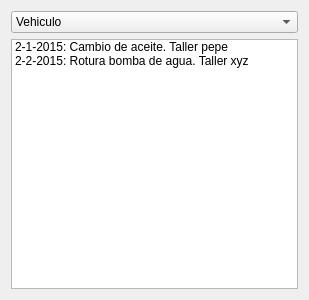
<?xml version="1.0" encoding="UTF-8"?>
<ui version="4.0">
 <class>DlgHistoria</class>
 <widget class="QDialog" name="DlgHistoria">
  <property name="geometry">
   <rect>
    <x>0</x>
    <y>0</y>
    <width>309</width>
    <height>300</height>
   </rect>
  </property>
  <property name="windowTitle">
   <string>Dialog</string>
  </property>
  <layout class="QVBoxLayout" name="verticalLayout">
   <item>
    <widget class="QComboBox" name="comboBox">
     <item>
      <property name="text">
       <string>Vehiculo</string>
      </property>
     </item>
    </widget>
   </item>
   <item>
    <widget class="QListWidget" name="listWidget">
     <item>
      <property name="text">
       <string>2-1-2015: Cambio de aceite. Taller pepe</string>
      </property>
     </item>
     <item>
      <property name="text">
       <string>2-2-2015: Rotura bomba de agua. Taller xyz</string>
      </property>
     </item>
    </widget>
   </item>
  </layout>
 </widget>
 <resources/>
 <connections/>
</ui>
